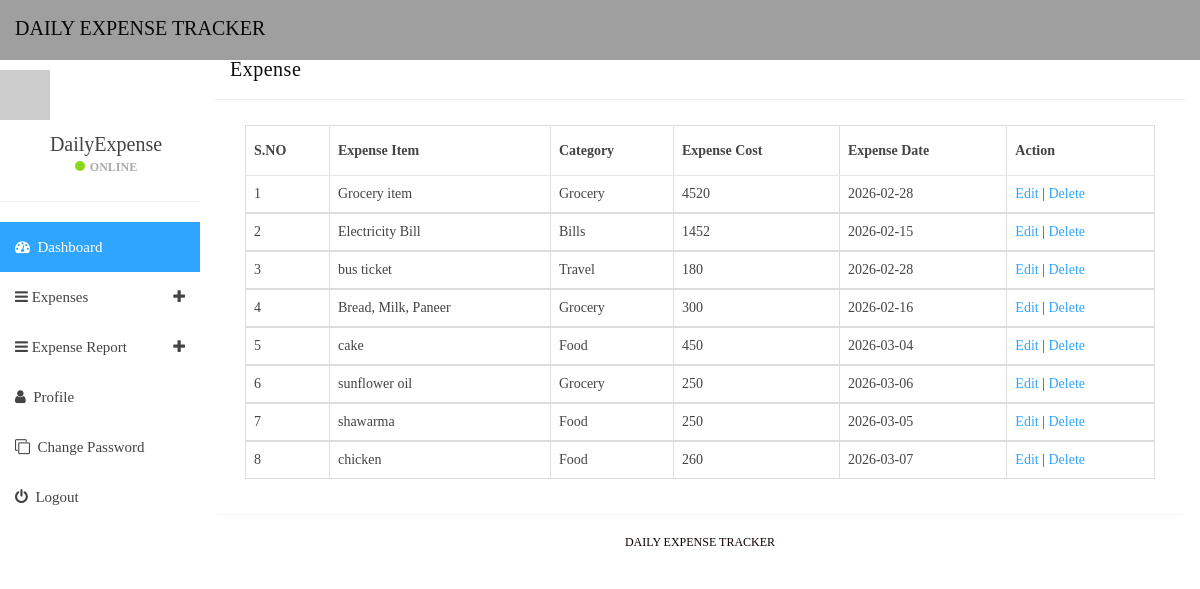
/dets1/manage-expense.php (signed in), run on the app's committed database.
### tables this page shows
CREATE TABLE `tbluser` (
  `ID` int(10) NOT NULL,
  `FullName` varchar(150) DEFAULT NULL,
  `Email` varchar(200) DEFAULT NULL,
  `MobileNumber` bigint(10) DEFAULT NULL,
  `Password` varchar(200) DEFAULT NULL,
  `RegDate` timestamp NOT NULL DEFAULT current_timestamp()
);

CREATE TABLE `tblexpense` (
  `ID` int(10) NOT NULL,
  `UserId` int(10) NOT NULL,
  `ExpenseDate` date DEFAULT NULL,
  `ExpenseItem` varchar(200) DEFAULT NULL,
  `ExpenseCost` varchar(200) DEFAULT NULL,
  `NoteDate` timestamp NULL DEFAULT current_timestamp(),
  `ExpenseCategory` varchar(100) NOT NULL
);

### dets1/manage-expense.php (the view, shortened to what this page needs)
  <?php
if (strlen($_SESSION['detsuid']==0)) {
  header('location:logout.php');
  } else{
?>
<!DOCTYPE html>
<html>
<head>
	<link href="css/bootstrap.min.css" rel="stylesheet">
	<link href="css/font-awesome.min.css" rel="stylesheet">
	<link href="css/datepicker3.css" rel="stylesheet">
	<link href="css/styles.css" rel="stylesheet">
</head>
<body>
	<?php include_once('includes/header.php');?>
	<?php include_once('includes/sidebar.php');?>
	<div class="col-sm-9 col-sm-offset-3 col-lg-10 col-lg-offset-2 main">
		<div class="row">
			<ol class="breadcrumb">
				<li><a href="#">
				</a></li>
				<li class="active">Expense</li>
			</ol>
		</div>
		<div class="row">
			<div class="col-lg-12">
				<div class="panel panel-default">
					<div class="panel-heading">Expense</div>
					<div class="panel-body">
						<div class="col-md-12">
							<div class="table-responsive">
            <table class="table table-bordered mg-b-0">
              <thead>
                <tr>
                  <th>S.NO</th>
                  <th>Expense Item</th>
				  <th>Category</th>
                  <th>Expense Cost</th>
                  <th>Expense Date</th>
                  <th>Action</th>
                </tr>
              </thead>
              <?php
              $userid=$_SESSION['detsuid'];
$ret=mysqli_query($con,"select * from tblexpense where UserId='$userid'");
$cnt=1;
while ($row=mysqli_fetch_array($ret)) {
?>
              <tbody>
                <tr>
                  <td><?php echo $cnt;?></td>
                  <td><?php  echo $row['ExpenseItem'];?></td>
				  <td><?php  echo $row['ExpenseCategory'];?></td>
                  <td><?php  echo $row['ExpenseCost'];?></td>
                  <td><?php  echo $row['ExpenseDate'];?></td>
                  <td>
                      <a href="edit-expense.php?editid=<?php echo $row['ID'];?>">Edit</a> |
                      <a href="manage-expense.php?delid=<?php echo $row['ID'];?>" onclick="return confirm('Are you sure you want to delete?')">Delete</a>
                  </td>
                </tr>
                <?php
$cnt=$cnt+1;
}?>
              </tbody>
            </table>
          </div>
						</div>
					</div>
				</div>
			</div>
			<?php include_once('includes/footer.php');?>
		</div>
	</div>
</body>
</html>
<?php }  ?>

### dets1/includes/header.php (shortened to what this page needs)
<nav class="navbar navbar-custom navbar-fixed-top" role="navigation">
        <div class="container-fluid">
            <div class="navbar-header">
                <a class="navbar-brand" href="dashboard.php"><span>Daily Expense Tracker</span></a>
            </div>
        </div>
    </nav>

### dets1/includes/sidebar.php (shortened to what this page needs)
<?php
include('includes/dbconnection.php');
?>
<div id="sidebar-collapse" class="col-sm-3 col-lg-2 sidebar">
        <div class="profile-sidebar">
            <div class="profile-userpic">
                <img src="http://placehold.it/50/30a5ff/fff" class="img-responsive" alt="">
            </div>
            <div class="profile-usertitle">
                <?php
$uid=$_SESSION['detsuid'];
$ret=mysqli_query($con,"select FullName from tbluser where ID='$uid'");
$row=mysqli_fetch_array($ret);
$name=$row['FullName'];
?>
                <div class="profile-usertitle-name"><?php echo $name; ?></div>
                <div class="profile-usertitle-status"><span class="indicator label-success"></span>Online</div>
            </div>
        </div>
        <ul class="nav menu">
            <li class="active"><a href="dashboard.php"><em class="fa fa-dashboard">&nbsp;</em> Dashboard</a></li>
            <li class="parent "><a data-toggle="collapse" href="#sub-item-1">
                <em class="fa fa-navicon">&nbsp;</em>Expenses <span data-toggle="collapse" href="#sub-item-1" class="icon pull-right"><em class="fa fa-plus"></em></span>
                </a>
            </li>
  <li class="parent "><a data-toggle="collapse" href="#sub-item-2">
                <em class="fa fa-navicon">&nbsp;</em>Expense Report <span data-toggle="collapse" href="#sub-item-1" class="icon pull-right"><em class="fa fa-plus"></em></span>
                </a>
            </li>
            <li><a href="user-profile.php"><em class="fa fa-user">&nbsp;</em> Profile</a></li>
             <li><a href="change-password.php"><em class="fa fa-clone">&nbsp;</em> Change Password</a></li>
<li><a href="logout.php"><em class="fa fa-power-off">&nbsp;</em> Logout</a></li>
        </ul>
    </div>

### dets1/includes/footer.php
<div class="col-sm-12">
				<p class="back-link">Daily Expense Tracker</p>
			</div>

### data on the page
tbluser: FullName "DailyExpense"
tblexpense: ExpenseItem "Grocery item", ExpenseCategory "Grocery", ExpenseCost "4520", ExpenseDate "2026-02-28"
tblexpense: ExpenseItem "Electricity Bill", ExpenseCategory "Bills", ExpenseCost "1452", ExpenseDate "2026-02-15"
tblexpense: ExpenseItem "bus ticket", ExpenseCategory "Travel", ExpenseCost "180", ExpenseDate "2026-02-28"
tblexpense: ExpenseItem "Bread, Milk, Paneer", ExpenseCategory "Grocery", ExpenseCost "300", ExpenseDate "2026-02-16"
tblexpense: ExpenseItem "cake", ExpenseCategory "Food", ExpenseCost "450", ExpenseDate "2026-03-04"
tblexpense: ExpenseItem "sunflower oil", ExpenseCategory "Grocery", ExpenseCost "250", ExpenseDate "2026-03-06"
tblexpense: ExpenseItem "shawarma", ExpenseCategory "Food", ExpenseCost "250", ExpenseDate "2026-03-05"
tblexpense: ExpenseItem "chicken", ExpenseCategory "Food", ExpenseCost "260", ExpenseDate "2026-03-07"
